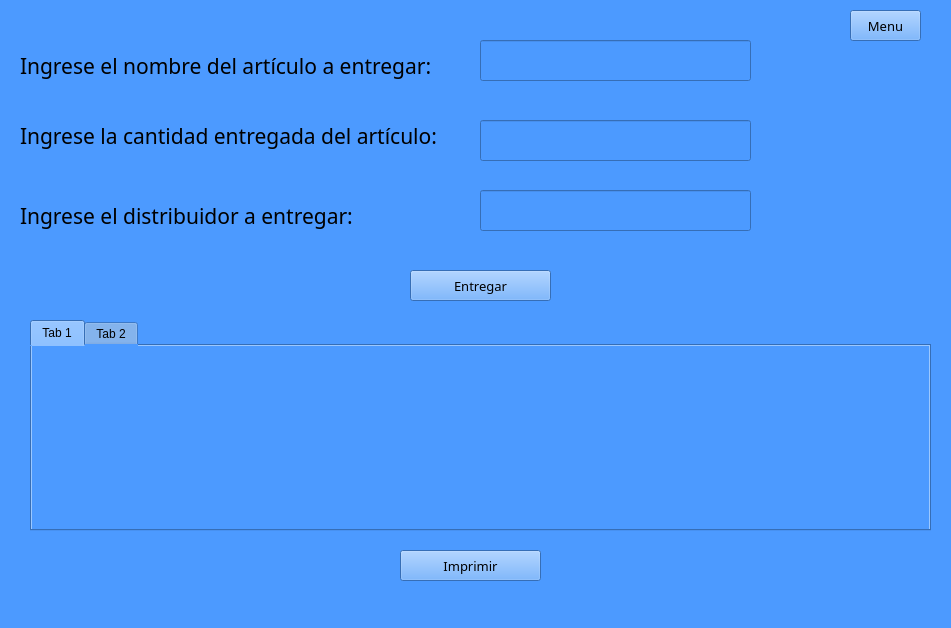
<?xml version="1.0" encoding="UTF-8"?>
<ui version="4.0">
 <class>MainWindow</class>
 <widget class="QMainWindow" name="MainWindow">
  <property name="geometry">
   <rect>
    <x>0</x>
    <y>0</y>
    <width>951</width>
    <height>628</height>
   </rect>
  </property>
  <property name="windowTitle">
   <string>Entrega de articulos</string>
  </property>
  <property name="styleSheet">
   <string notr="true">background-color: rgb(0, 0, 255);
background-color: rgb(76, 154, 255);</string>
  </property>
  <widget class="QWidget" name="centralwidget">
   <widget class="QPushButton" name="btEntregar">
    <property name="geometry">
     <rect>
      <x>410</x>
      <y>270</y>
      <width>141</width>
      <height>31</height>
     </rect>
    </property>
    <property name="font">
     <font>
      <family>Century Gothic</family>
      <pointsize>10</pointsize>
     </font>
    </property>
    <property name="text">
     <string>Entregar</string>
    </property>
   </widget>
   <widget class="QTabWidget" name="tblproductos">
    <property name="geometry">
     <rect>
      <x>30</x>
      <y>320</y>
      <width>901</width>
      <height>211</height>
     </rect>
    </property>
    <widget class="QWidget" name="tab">
     <attribute name="title">
      <string>Tab 1</string>
     </attribute>
    </widget>
    <widget class="QWidget" name="tab_2">
     <attribute name="title">
      <string>Tab 2</string>
     </attribute>
    </widget>
   </widget>
   <widget class="QPushButton" name="btImprimir">
    <property name="geometry">
     <rect>
      <x>400</x>
      <y>550</y>
      <width>141</width>
      <height>31</height>
     </rect>
    </property>
    <property name="font">
     <font>
      <family>Century Gothic</family>
      <pointsize>10</pointsize>
     </font>
    </property>
    <property name="text">
     <string>Imprimir</string>
    </property>
   </widget>
   <widget class="QPushButton" name="btMenu">
    <property name="geometry">
     <rect>
      <x>850</x>
      <y>10</y>
      <width>71</width>
      <height>31</height>
     </rect>
    </property>
    <property name="font">
     <font>
      <family>Century Gothic</family>
      <pointsize>10</pointsize>
     </font>
    </property>
    <property name="text">
     <string>Menu</string>
    </property>
   </widget>
   <widget class="QLabel" name="lblEntrega">
    <property name="geometry">
     <rect>
      <x>20</x>
      <y>40</y>
      <width>441</width>
      <height>51</height>
     </rect>
    </property>
    <property name="font">
     <font>
      <family>Century Gothic</family>
      <pointsize>16</pointsize>
      <weight>50</weight>
      <bold>false</bold>
     </font>
    </property>
    <property name="text">
     <string>Ingrese el nombre del artículo a entregar:</string>
    </property>
   </widget>
   <widget class="QLineEdit" name="txtEntrega">
    <property name="geometry">
     <rect>
      <x>480</x>
      <y>40</y>
      <width>271</width>
      <height>41</height>
     </rect>
    </property>
    <property name="font">
     <font>
      <family>Century Gothic</family>
      <pointsize>16</pointsize>
     </font>
    </property>
   </widget>
   <widget class="QLabel" name="lblCantidad">
    <property name="geometry">
     <rect>
      <x>20</x>
      <y>110</y>
      <width>441</width>
      <height>51</height>
     </rect>
    </property>
    <property name="font">
     <font>
      <family>Century Gothic</family>
      <pointsize>16</pointsize>
      <weight>50</weight>
      <bold>false</bold>
     </font>
    </property>
    <property name="text">
     <string>Ingrese la cantidad entregada del artículo:</string>
    </property>
   </widget>
   <widget class="QLabel" name="lblDistribuidor">
    <property name="geometry">
     <rect>
      <x>20</x>
      <y>190</y>
      <width>441</width>
      <height>51</height>
     </rect>
    </property>
    <property name="font">
     <font>
      <family>Century Gothic</family>
      <pointsize>16</pointsize>
      <weight>50</weight>
      <bold>false</bold>
     </font>
    </property>
    <property name="text">
     <string>Ingrese el distribuidor a entregar:</string>
    </property>
   </widget>
   <widget class="QLineEdit" name="txtDistribuidor">
    <property name="geometry">
     <rect>
      <x>480</x>
      <y>190</y>
      <width>271</width>
      <height>41</height>
     </rect>
    </property>
    <property name="font">
     <font>
      <family>Century Gothic</family>
      <pointsize>16</pointsize>
     </font>
    </property>
   </widget>
   <widget class="QLineEdit" name="txtCantidad">
    <property name="geometry">
     <rect>
      <x>480</x>
      <y>120</y>
      <width>271</width>
      <height>41</height>
     </rect>
    </property>
    <property name="font">
     <font>
      <family>Century Gothic</family>
      <pointsize>16</pointsize>
     </font>
    </property>
   </widget>
  </widget>
  <widget class="QStatusBar" name="statusbar"/>
 </widget>
 <resources/>
 <connections/>
</ui>
